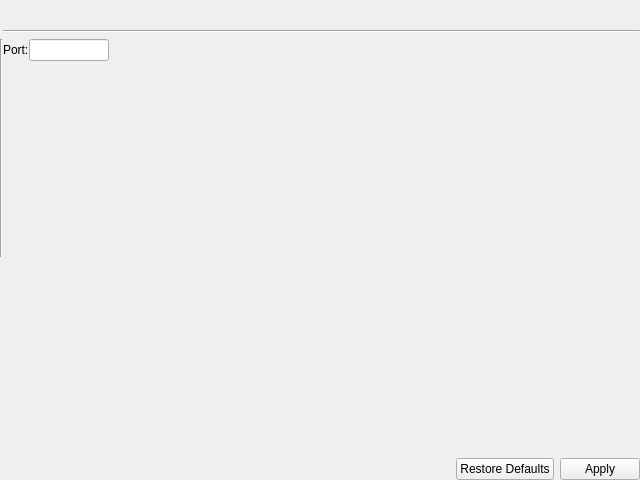
<?xml version="1.0" encoding="UTF-8"?>
<ui version="4.0">
 <class>SnifferCoreSettings</class>
 <widget class="QWidget" name="SnifferCoreSettings">
  <property name="geometry">
   <rect>
    <x>0</x>
    <y>0</y>
    <width>640</width>
    <height>480</height>
   </rect>
  </property>
  <property name="windowTitle">
   <string>Form</string>
  </property>
  <layout class="QGridLayout" name="gridLayout">
   <property name="leftMargin">
    <number>0</number>
   </property>
   <property name="topMargin">
    <number>6</number>
   </property>
   <property name="rightMargin">
    <number>0</number>
   </property>
   <property name="bottomMargin">
    <number>0</number>
   </property>
   <property name="horizontalSpacing">
    <number>0</number>
   </property>
   <item row="2" column="1" rowspan="2" colspan="2">
    <layout class="QGridLayout" name="gridLayout_6">
     <item row="8" column="0">
      <spacer name="verticalSpacer_2">
       <property name="orientation">
        <enum>Qt::Vertical</enum>
       </property>
       <property name="sizeHint" stdset="0">
        <size>
         <width>20</width>
         <height>40</height>
        </size>
       </property>
      </spacer>
     </item>
     <item row="9" column="0">
      <layout class="QGridLayout" name="gridLayout_7">
       <item row="0" column="1">
        <widget class="QDialogButtonBox" name="buttonBox">
         <property name="sizePolicy">
          <sizepolicy hsizetype="Fixed" vsizetype="Fixed">
           <horstretch>0</horstretch>
           <verstretch>0</verstretch>
          </sizepolicy>
         </property>
         <property name="standardButtons">
          <set>QDialogButtonBox::Apply|QDialogButtonBox::RestoreDefaults</set>
         </property>
        </widget>
       </item>
       <item row="0" column="0">
        <spacer name="horizontalSpacer_3">
         <property name="orientation">
          <enum>Qt::Horizontal</enum>
         </property>
         <property name="sizeHint" stdset="0">
          <size>
           <width>40</width>
           <height>20</height>
          </size>
         </property>
        </spacer>
       </item>
      </layout>
     </item>
     <item row="0" column="0">
      <layout class="QGridLayout" name="gridLayout_8">
       <item row="0" column="2">
        <spacer name="horizontalSpacer_4">
         <property name="orientation">
          <enum>Qt::Horizontal</enum>
         </property>
         <property name="sizeHint" stdset="0">
          <size>
           <width>40</width>
           <height>20</height>
          </size>
         </property>
        </spacer>
       </item>
       <item row="0" column="0">
        <widget class="QLabel" name="PortLabel">
         <property name="text">
          <string>Port:</string>
         </property>
        </widget>
       </item>
       <item row="0" column="1">
        <widget class="QLineEdit" name="PortLineEdit">
         <property name="sizePolicy">
          <sizepolicy hsizetype="Fixed" vsizetype="Fixed">
           <horstretch>0</horstretch>
           <verstretch>0</verstretch>
          </sizepolicy>
         </property>
         <property name="minimumSize">
          <size>
           <width>80</width>
           <height>0</height>
          </size>
         </property>
         <property name="maximumSize">
          <size>
           <width>80</width>
           <height>16777215</height>
          </size>
         </property>
        </widget>
       </item>
      </layout>
     </item>
    </layout>
   </item>
   <item row="0" column="1">
    <widget class="QLabel" name="settingsNameLabel">
     <property name="sizePolicy">
      <sizepolicy hsizetype="Expanding" vsizetype="Fixed">
       <horstretch>0</horstretch>
       <verstretch>0</verstretch>
      </sizepolicy>
     </property>
     <property name="font">
      <font>
       <pointsize>12</pointsize>
       <weight>75</weight>
       <bold>true</bold>
      </font>
     </property>
     <property name="text">
      <string/>
     </property>
    </widget>
   </item>
   <item row="1" column="1">
    <widget class="Line" name="line">
     <property name="orientation">
      <enum>Qt::Horizontal</enum>
     </property>
    </widget>
   </item>
   <item row="2" column="0">
    <widget class="Line" name="line_2">
     <property name="orientation">
      <enum>Qt::Vertical</enum>
     </property>
    </widget>
   </item>
  </layout>
 </widget>
 <resources/>
 <connections/>
</ui>
